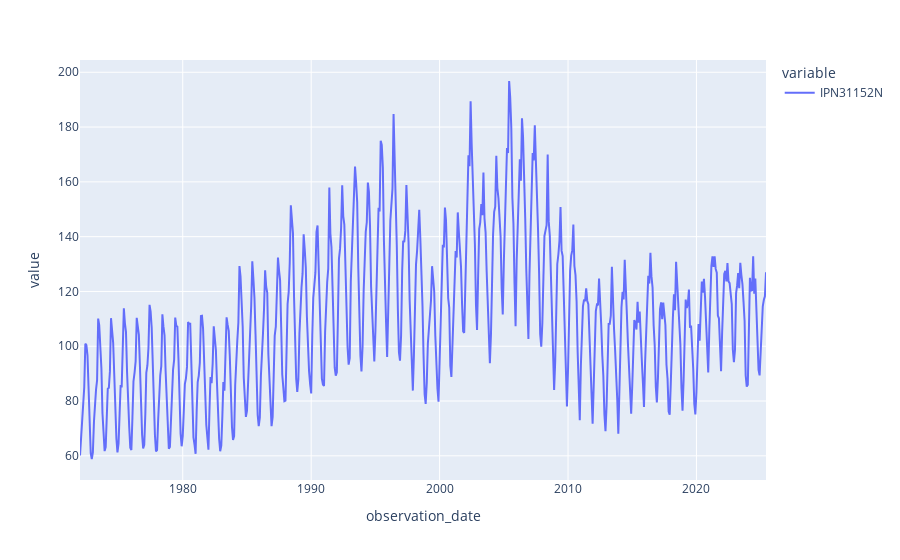

Notebook cell for this chart:
### Code cell
fig = px.line(df)
fig.show()

### Figure 1 — Plotly figure (JSON) as saved in the notebook; plotly's stock layout.template omitted (floating-point values rounded to 4 significant figures; data arrays with more than 128 entries replaced by an {"elided": "..."} marker saying what was removed)
{"data": [{"hovertemplate": "variable=IPN31152N<br>observation_date=%{x}<br>value=%{y}<extra></extra>", "legendgroup": "IPN31152N", "line": {"color": "#636efa", "dash": "solid"}, "marker": {"symbol": "circle"}, "mode": "lines", "name": "IPN31152N", "orientation": "v", "showlegend": true, "type": "scatter", "x": {"elided": "642 str values"}, "xaxis": "x", "y": {"elided": "642 float values"}, "yaxis": "y"}], "layout": {"legend": {"title": {"text": "variable"}, "tracegroupgap": 0}, "margin": {"t": 60}, "xaxis": {"anchor": "y", "domain": [0, 1], "title": {"text": "observation_date"}}, "yaxis": {"anchor": "x", "domain": [0, 1], "title": {"text": "value"}}}}
